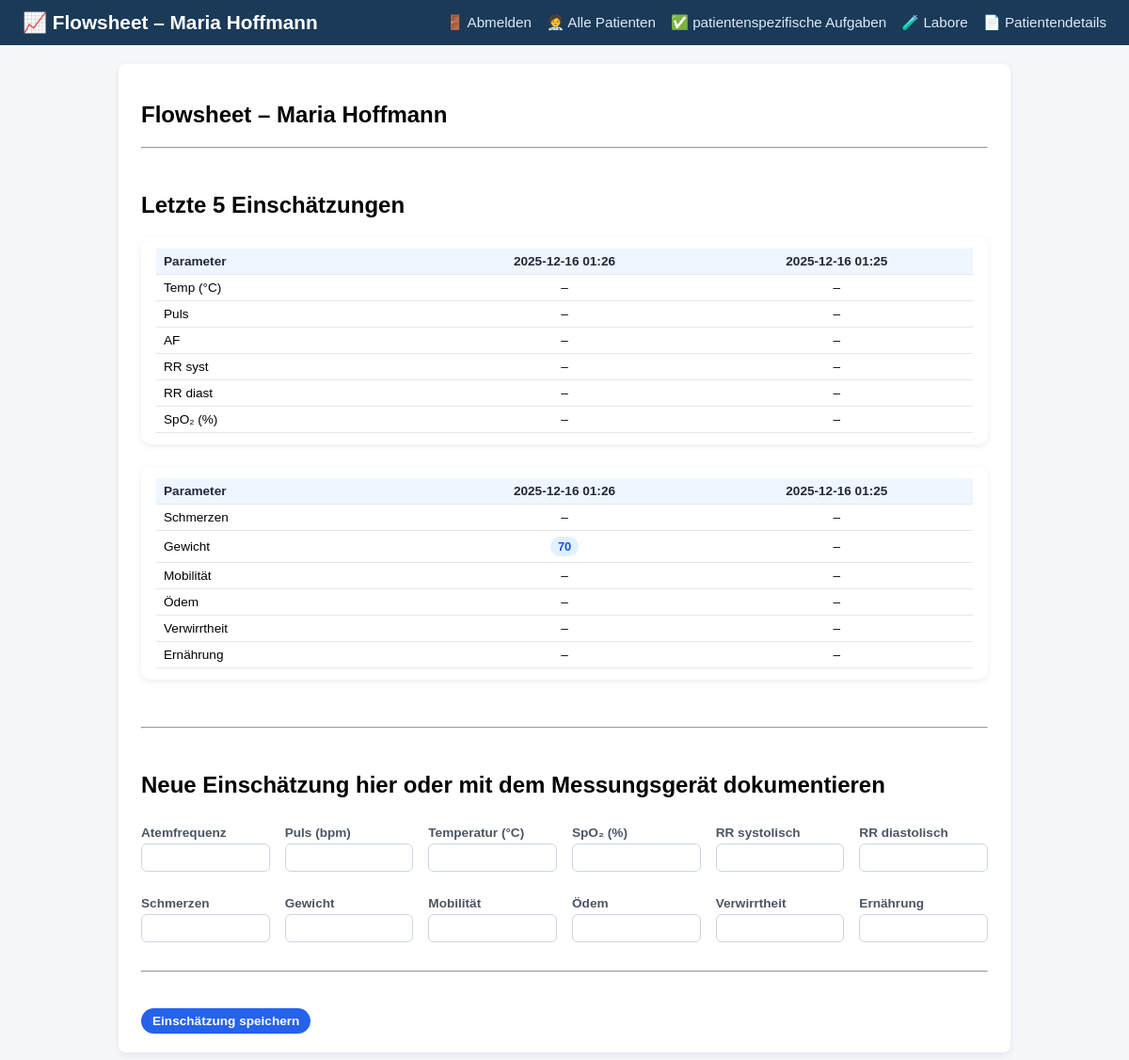
/patient/1/flowsheet, run on an earlier commit of the app's database.
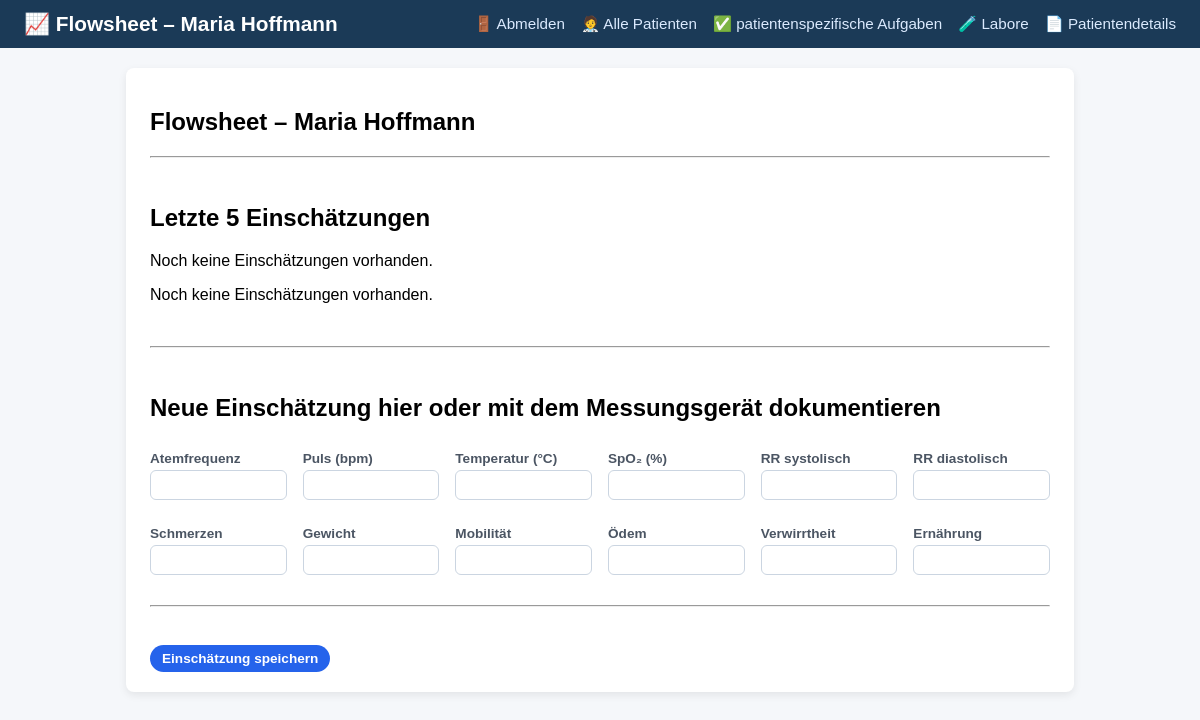
And on a later commit of the database.
### tables this page shows
CREATE TABLE assessments (
    id INTEGER PRIMARY KEY AUTOINCREMENT,
    patient_id INTEGER NOT NULL,
    created_at TEXT,
    author TEXT,

    -- Vital signs
    temperature REAL,
    heart_rate INTEGER,
    respiration_rate INTEGER,
    systolic_bp INTEGER,
    diastolic_bp INTEGER,
    oxygen_sat INTEGER,
    weight INTEGER,

    -- Symptom / risk scales
    pain INTEGER,
    mobility INTEGER,
    edema INTEGER,
    confusion INTEGER,
    nutrition INTEGER,

    -- Body systems notes
    skin TEXT,
    cardiac TEXT,
    respiratory TEXT,
    endocrine TEXT,
    lymphatic TEXT,
    musculoskeletal TEXT,
    neuro TEXT,
    gastro TEXT,
    other_notes TEXT,

    FOREIGN KEY (patient_id) REFERENCES patients(id)
);

### app.py (the view, shortened to what this page needs)
@app.route("/patient/<int:patient_id>/flowsheet", methods=["GET", "POST"])
def flowsheet(patient_id):
    conn = get_connection()
    cur = conn.cursor()
    cur.execute("SELECT * FROM patients WHERE id = ?;", (patient_id,))
    patient = cur.fetchone()
    cur.execute("""
            SELECT alert, severity, created_at
            FROM ai_alerts
            WHERE patient_id = ?
            ORDER BY datetime(created_at) DESC;
        """, (patient_id,))
    alerts = cur.fetchall()
    cur.execute("""
        SELECT *
        FROM assessments
        WHERE patient_id = ?
        ORDER BY datetime(created_at) DESC
        LIMIT 5;
    """, (patient_id,))
    recent_assessments = cur.fetchall()
    current_nurse = get_current_nurse(conn)
    conn.close()
    return render_template(
        "flowsheet.html",
        alerts=alerts,
        patient=patient,
        recent_assessments=recent_assessments,
        current_nurse=current_nurse,
    )

### app.py (called while the page is built, shortened)
def get_connection():
    conn = sqlite3.connect(DB_PATH)
    conn.row_factory = sqlite3.Row
    return conn

def get_current_nurse(conn=None):
    nurse_id = session.get("current_nurse_id")
    if not nurse_id:
        return None

### templates/flowsheet.html (shortened to what the changed rows need)
<!DOCTYPE html>
<html lang="en">
<head>
    <link rel="stylesheet" href="{{ url_for('static', filename='styles.css') }}">
</head>
<body>
<div class="container">
    <h2>Flowsheet – {{ patient.name }}</h2>
    <hr><br>
   <h2>Letzte 5 Einschätzungen</h2>
{% if recent_assessments %}
<div class="vitals-history-card">
    <table class="vitals-history-table">
        <thead>
            <tr>
                <th>Parameter</th>
                {% for a in recent_assessments %}
                    <th>{{ a["created_at"].replace("T", " ") }}</th>
                {% endfor %}
            </tr>
        </thead>
        <tbody>
            <tr>
                <td>Temp (°C)</td>
                {% for a in recent_assessments %}
                    <td>
                        {% if a.temperature is not none %}
                            <span class="vital-chip and {% if a.temperature < 36 or a.temperature > 38 %}vital-high{% endif %}">
                                {{ a.temperature }}</span>
                        {% else %}–{% endif %}
                    </td>
                {% endfor %}
            </tr>
            <tr>
                <td>Puls</td>
                {% for a in recent_assessments %}
                    <td>
                        {% if a.heart_rate is not none %}
                            <span class="vital-chip and {% if a.heart_rate < 60 or a.heart_rate > 110 %}vital-high{% endif %}">
                                {{ a.heart_rate }}</span>
                        {% else %}–{% endif %}
                    </td>
                {% endfor %}
            </tr>
            <tr>
                <td>AF</td>
                {% for a in recent_assessments %}
                    <td>
                        {% if a.respiration_rate is not none %}
                            <span class="vital-chip {% if a.respiration_rate < 12 or a.respiration_rate > 20 %}vital-high{% endif %}">
                                {{ a.respiration_rate }}
                            </span>
                        {% else %}–{% endif %}
                    </td>
                {% endfor %}
            </tr>
            <tr>
                <td>RR syst</td>
                {% for a in recent_assessments %}
                    <td>
                        {% if a.systolic_bp is not none %}
                            <span class="vital-chip {% if a.systolic_bp < 90 or a.systolic_bp > 140 %}vital-high{% endif %}">
                                {{ a.systolic_bp }}
                            </span>
                        {% else %}–{% endif %}
                    </td>
                {% endfor %}
            </tr>
                <tr>
                    <td>RR diast</td>
                    {% for a in recent_assessments %}
                        <td>
                            {% if a.diastolic_bp is not none %}
                                <span class="vital-chip {% if a.diastolic_bp < 60 or a.diastolic_bp > 90 %}vital-high{% endif %}">
                                    {{ a.diastolic_bp }}
                                </span>
                            {% else %}–{% endif %}
                        </td>
                    {% endfor %}
                </tr>
                <tr>
                    <td>SpO₂ (%)</td>
                    {% for a in recent_assessments %}
                        <td>
                            {% if a.oxygen_sat is not none %}
                                <span class="vital-chip {% if a.oxygen_sat < 90 %}vital-high{% endif %}">
                                    {{ a.oxygen_sat }}
                                </span>
                            {% else %}–{% endif %}
                        </td>
                    {% endfor %}
                </tr>
            </tbody>
    </table>
</div>
{% else %}
    <p>Noch keine Einschätzungen vorhanden.</p>
{% endif %}
            {% if recent_assessments %}
<div class="vitals-history-card">
    <table class="vitals-history-table">
        <thead>
            <tr>
                <th>Parameter</th>
                {% for a in recent_assessments %}
                    <th>{{ a["created_at"].replace("T", " ") }}</th>
                {% endfor %}
            </tr>
        </thead>
        <tbody>
                <tr>
                    <td>Schmerzen</td>
                    {% for a in recent_assessments %}
                        <td>
                            {% if a.pain is not none %}
                                <span class="vital-chip {% if a.pain > 6 %}vital-high{% endif %}">
                                    {{ a.pain }}
                                </span>
                            {% else %}–{% endif %}
                        </td>
                    {% endfor %}
                </tr>
                <tr>
                    <td>Gewicht</td>
                    {% for a in recent_assessments %}
                        <td>
                            {% if a.weight is not none %}
                                <span class="vital-chip {% if a.weight > 90 %}vital-high{% endif %}">
                                    {{ a.weight }}
                                </span>
                            {% else %}–{% endif %}
                        </td>
                    {% endfor %}
                </tr>
                 <tr>
                    <td>Mobilität</td>
                    {% for a in recent_assessments %}
                        <td>
                            {% if a.mobility is not none %}
                                <span class="vital-chip {% if a.mobility < 3 %}vital-high{% endif %}">
                                    {{ a.mobility }}
                                </span>
                            {% else %}–{% endif %}
                        </td>
                    {% endfor %}
                </tr>
                 <tr>
                    <td>Ödem</td>
                    {% for a in recent_assessments %}
                        <td>
                            {% if a.edema is not none %}
                                <span class="vital-chip {% if a.edema > 8 %}vital-high{% endif %}">
                                    {{ a.edema }}
                                </span>
                            {% else %}–{% endif %}
                        </td>
                    {% endfor %}
                </tr>
                 <tr>
                    <td>Verwirrtheit</td>
                    {% for a in recent_assessments %}
                        <td>
                            {% if a.confusion is not none %}
                                <span class="vital-chip {% if a.confusion > 8 %}vital-high{% endif %}">
                                    {{ a.confusion }}
                                </span>
                            {% else %}–{% endif %}
                        </td>
                    {% endfor %}
                </tr>
                 <tr>
                    <td>Ernährung</td>
                    {% for a in recent_assessments %}
                        <td>
                            {% if a.nutrition is not none %}
                                <span class="vital-chip {% if a.nutrition < 4 %}vital-high{% endif %}">
                                    {{ a.nutrition }}
                                </span>
                            {% else %}–{% endif %}
                        </td>
                    {% endfor %}
                </tr>
        </tbody>
    </table>
</div>
{% else %}
    <p>Noch keine Einschätzungen vorhanden.</p>
{% endif %}
    <br><hr><br>
    <h2>Neue Einschätzung hier oder mit dem Messungsgerät dokumentieren </h2>
    <form action="{{ url_for('flowsheet', patient_id=patient.id) }}" method="POST">
        <div class="table-wrapper vitals-card">
            </div>
    <br><hr><br>
<button type="submit" class="btn-primary">Einschätzung speichern</button>
   </form>
    </div>
</body>
</html>

What changed in the data, as far as the page shows it:
removed assessments: created_at.replace "2025-12-16 01:26", weight "70"
removed assessments: created_at.replace "2025-12-16 01:25"
Also different on the page:
text no longer shown: "Parameter Temp (°C) Puls AF RR syst RR diast SpO₂ (%) Parameter Schmerzen Gewicht Mobilität Ödem Verwirrtheit Ernährung"
text now shown: "Noch keine Einschätzungen vorhanden. Noch keine Einschätzungen vorhanden."
